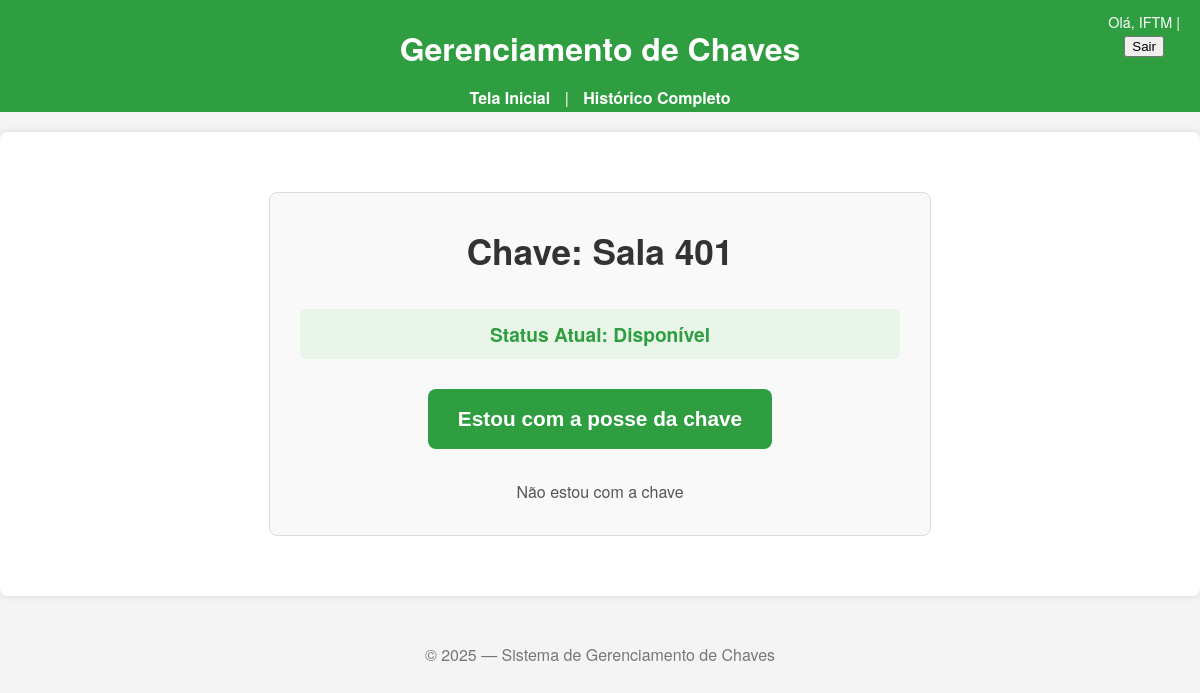
The app's page /chave/2/ (signed in), older data.
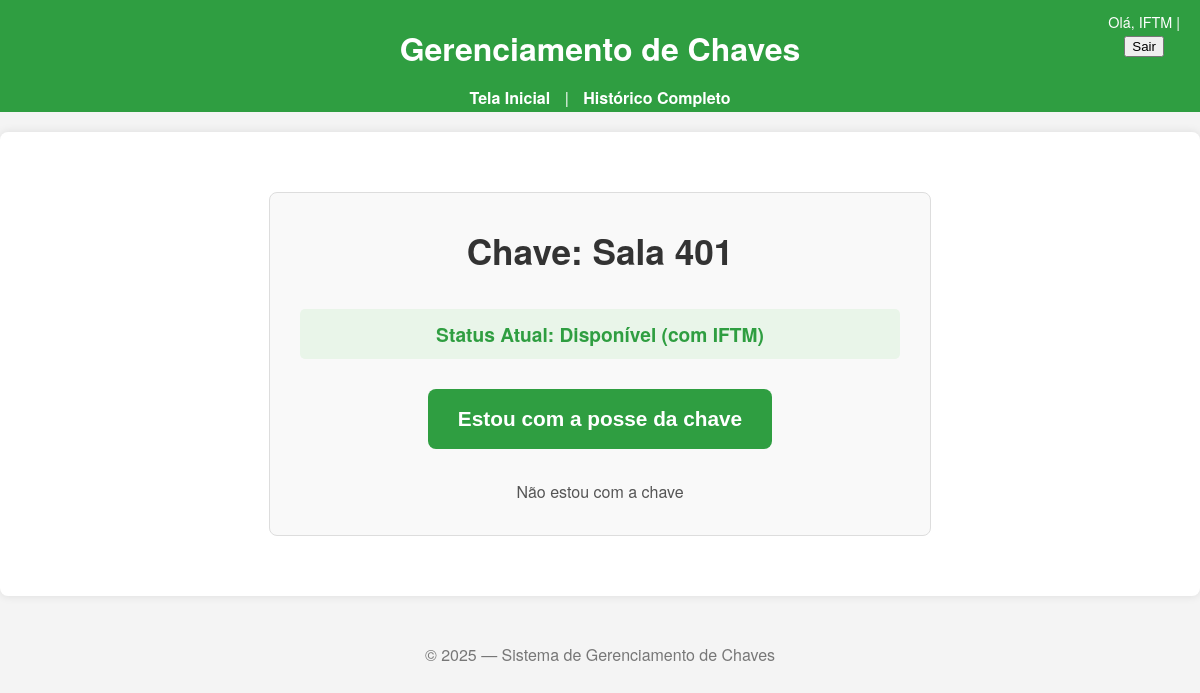
The same page, newer data.
### principal/submodels/chaveModels.py (models this page shows, shortened)
class Chave(models.Model):
    STATUS_CHOICES = [
        ('disponivel', 'Disponível'),
        ('em_uso', 'Em Uso'),
    ]
    nome = models.CharField('Nome da Chave', max_length=100, unique=True, help_text='Ex: Laboratório de Redes, Sala 203.')
    descricao = models.TextField('Descrição', blank=True, help_text='Informações adicionais sobre a chave ou o local.')
    status = models.CharField(
        'Status Atual',
        max_length=20,
        choices=STATUS_CHOICES,
        default='disponivel'
    )
    portador_atual = models.ForeignKey(
        Usuario,
        on_delete=models.SET_NULL,
        null=True,
        blank=True,
        related_name='chaves_em_posse',
        verbose_name='Portador Atual'
    )
    grupo_permissao = models.ForeignKey(
        Group,
        on_delete=models.SET_NULL,
        null=True,
        blank=True,
        verbose_name='Grupo com Permissão',
        help_text='Se definido, apenas usuários deste grupo podem retirar esta chave.'
    )
    excluido = models.BooleanField(
        'Excluído (Logicamente)',
        default=False,
        help_text='Se marcado, a chave não aparecerá para novos empréstimos, mas será mantida no histórico.'
    )
    class Meta:
        verbose_name = 'Chave'
        verbose_name_plural = 'Chaves'

### principal/submodels/usuarioModels.py (models this page shows)
class Usuario(AbstractUser):
    cpf = models.CharField('CPF', max_length=15, unique=True, help_text='CPF do servidor.')
    contato = models.CharField('Contato', max_length=15, help_text='Telefone de contato do servidor.')
    groups = models.ManyToManyField(
        Group,
        verbose_name='grupos',
        blank=True,
        help_text='Os grupos a que este usuário pertence. Um usuário terá todas as permissões concedidas a cada um dos seus grupos.',
        related_name="usuario_set",    # Nome personalizado para a relação reversa
        related_query_name="usuario",  # Nome para consultas reversas
    )
    user_permissions = models.ManyToManyField(
        'auth.Permission',
        verbose_name='permissões do usuário',
        blank=True,
        help_text='Permissões específicas para este usuário.',
        related_name="usuario_set",    # Nome personalizado para a relação reversa
        related_query_name="usuario",  # Nome para consultas reversas
    )
    def __str__(self):
        return self.get_full_name() or self.username

### principal/views.py (the view)
# urls.py: path('chave/<int:pk>/', views.pegar_chave, name='pegar_chave'),
@login_required
def pegar_chave(request, pk):
    chave = get_object_or_404(Chave, pk=pk)
    usuario_logado = request.user
    if request.method == 'POST':
        if chave.portador_atual != usuario_logado:
            HistoricoEmprestimo.objects.create(
                chave=chave,
                usuario=usuario_logado,
                acao='adquirida'
            )
        return redirect('index')
    else: # request.method == 'GET'
        contexto = {
            'chave': chave
        }
        return render(request, 'ativos/chaves/chave.html', contexto)

### principal/templates/ativos/chaves/chave.html (shortened to what this page needs)
{% extends 'base.html' %}
{% load static %}
{% block content %}
    <div class="chave-action-container">
        <h2>Chave: {{ chave.nome }}</h2>
        <p class="chave-status {% if chave.status == 'disponivel' %}status-disponivel{% else %}status-em-uso{% endif %}">
            Status Atual: {{ chave.get_status_display }}
            {% if chave.portador_atual %}
                (com {{ chave.portador_atual.username }})
            {% endif %}
        </p>
        <div class="chave-actions">
            {% if chave.status == 'disponivel' or chave.portador_atual != user %}
                <form method="post" action="{% url 'pegar_chave' pk=chave.pk %}" style="margin-bottom: 15px;">
                    <button type="submit" class="btn-pegar-chave">Estou com a posse da chave</button>
                </form>
                <a href="{% url 'index' %}" class="btn-voltar-index">Não estou com a chave</a>
            {% elif chave.portador_atual == user %}
                 <p class="info-message">Você já está com esta chave.</p>
                 <a href="{% url 'index' %}" class="btn-voltar-index">Voltar a tela Inicial</a>
             {% endif %}
        </div>
    </div>
{% endblock %}

Row changes from the older to the newer data that the page shows:
changed Chave "Sala 401": portador_atual.username (not shown) → "IFTM"
Text that changed along with them:
text now shown: "(com )"
